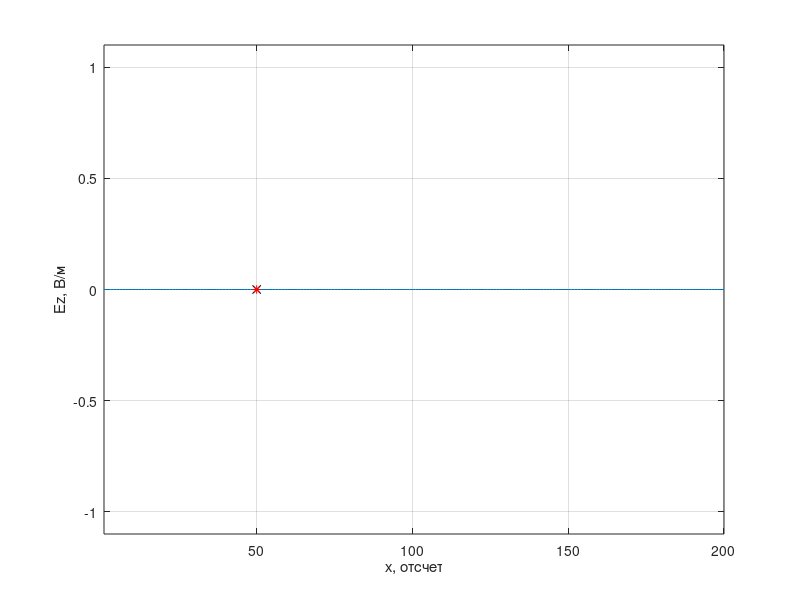
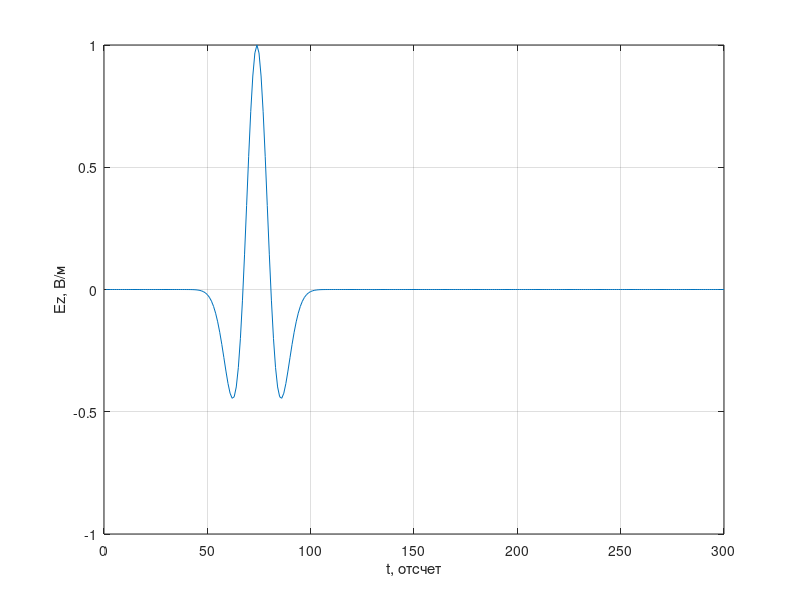

MATLAB code to generate these figures, in order:
%% Одномерный FDTD. Версия 1.7.1
% Источник возбуждения в виде вейвлета Рикера.
% Используется метод TFSF.
clear

% Волновое сопротивление свободного пространства
W0 = 120 * pi;

% Время расчета в отсчетах
maxTime = 300;

% Размер области моделирования в отсчетах
maxSize = 200;

% Положение датчика, регистрирующего поля
probePos = 50;

% Положение источника возбуждения
sourcePos = 50;

Sc = 1.0;
Np = 30;
Md = 2.5;

Ez = zeros (1, maxSize);
Hy = zeros (1, maxSize - 1);

% Поле, зарегистрированное в датчике в зависимости от времени
probeTimeEz = zeros (1, maxTime);

figure

for t = 1: maxTime
    % Расчет компоненты поля H
    for m = 1: maxSize - 1
        % До этой строки Hy(n) хранит значение компоненты Hy
        % за предыдущий момент времени
        Hy(m) = Hy(m) + (Ez(m + 1) - Ez(m)) / W0;
    end
    
    Hy(sourcePos - 1) = Hy(sourcePos - 1) - ...
        (1 - 2 * pi ^ 2 * (Sc * t / Np - Md) ^ 2) *...
        exp (-pi ^ 2 * (Sc * t / Np - Md) ^ 2) / W0;
    
    % Расчет компоненты поля E
    Ez(1) = Ez(2);
    Ez(end) = Ez(end - 1);
    
    for m = 2: maxSize - 1
        % До этой строки Ez(n) хранит значение компоненты EzS
        % за предыдущий момент времени
        % Вместо W0 / eps используется cezh
        Ez(m) = Ez(m) + (Hy(m) - Hy(m - 1)) * W0;
    end

    % Источник возбуждения
    Ez(sourcePos) = Ez(sourcePos) +...
        (1 - 2 * pi ^ 2 * ((Sc * (t + 0.5) - (-0.5)) / Np - Md) ^ 2) *...
        exp (-pi ^ 2 * ((Sc * (t + 0.5) - (-0.5)) / Np - Md) ^ 2);
    
    % Регистрация поля в точке
    probeTimeEz(t) = Ez(probePos);
    
    plot (Ez);
    xlim ([1, maxSize]);
    ylim ([-1.1, 1.1]);
    xlabel ('x, отсчет')
    ylabel ('Ez, В/м')
    grid on
    hold on
    plot (probePos, 0, 'xk');
    plot (sourcePos, 0, '*r');
    hold off
    pause (0.03)
end

figure
plot (probeTimeEz)
xlabel ('t, отсчет')
ylabel ('Ez, В/м')
grid on